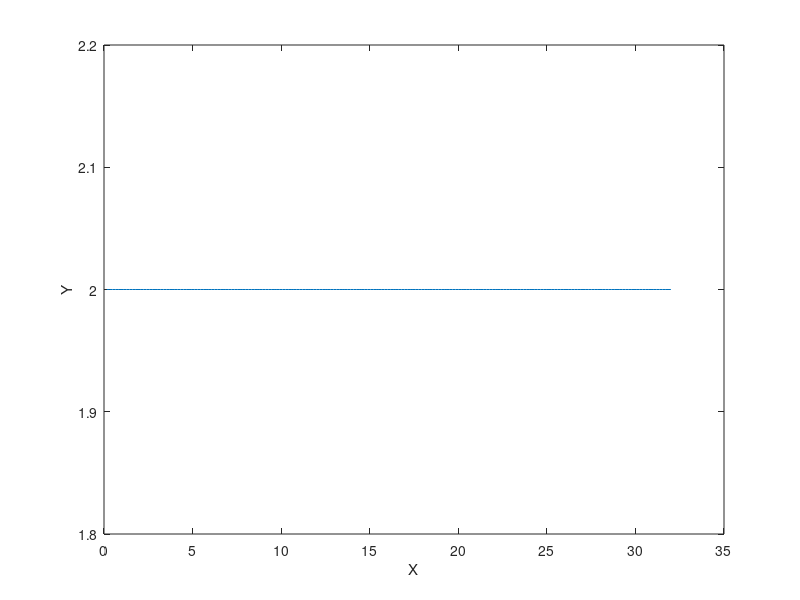

This chart was generated by the following MATLAB code: (Note: this script raises an error after producing the figure.)
clc;close all;clear all;
%%
% In this demo, MPC will follow a desire path.
% Change i to index inside the XXX

%2019.11.25: update vehicle model to veh_predict
%% Generate the reference path
Td=1/50;% sample time

% %Reference Line 1
N=200;% number of the points on the path
% Xout=zeros(2*N,3);
% Tout=zeros(2*N,1);
Xout=zeros(N,3);
Tout=zeros(N,1);

for k=1:1:N
    Xout(k,1)=k*Td*8;
    Xout(k,2)=2;
    Xout(k,3)=0;
    Tout(k,1)=(k-1)*Td;
end

%Reference Line 2
% load I_Line.mat;
% N = length(Spiral_Msg(:,1));
% Xout = [Spiral_Msg(:,1),Spiral_Msg(:,2),Spiral_Msg(:,3)];
% Tout = Td*[0:1:N];

figure(1);
plot(Xout(:,1),Xout(:,2)); hold on;
xlabel('X'); ylabel('Y')
%% Tracking a constant reference trajectory
Nx=3;% Status Number  [X]
Nu =2;% Input Number [U: Vx and Yaw Rate]
Horizon =30;
X0 = [0 -1  -pi/6];% Initial Status
[Nr,Nc] =size(Xout); % Nr is the number of rows of Xout 100*3
% Mobile Robot Parameters
%v_ref = 1; % For circular trajectory
v_last = 1; % v_ref from the trajectory or Spd setting
theta_last = 0; %steering angle

x_real=zeros(Nr,Nc); % all real states
x_error=zeros(Nr,Nc); %all error
u_real=zeros(Nr,2); %all control input
u_error=zeros(Nr,2);
x_real(1,:)=X0; % initial State
x_error(1,:)=x_real(1,:)-Xout(1,:); %initial Error, Real Error
X_error=zeros(Nr,Nx*Horizon); % Error by Prediction
XXX=zeros(Nr,Nx*Horizon); % States by Prediction
q=[0.1 0 0;
      0 0.06 0;
      0 0 0.1];
Q_cell=cell(Horizon,Horizon);

for i=1:1:Horizon
    for j=1:1:Horizon
        if i==j
            Q_cell{i,j}=q;
        else
            Q_cell{i,j}=zeros(Nx,Nx);
        end
    end
end

Q=cell2mat(Q_cell); %60*60 for 3 status in 20 seconds

r = [0.01 0;
       0 0.02];
R_cell=cell(Horizon,Horizon);

for i=1:1:Horizon
    for j=1:1:Horizon
        if i==j
            R_cell{i,j}=r;
        else
            R_cell{i,j}=zeros(Nu,Nu);
        end
    end
end

R=cell2mat(R_cell);
%% MPC Process
%discrete kinematic model
theta_log = [];
v_x = v_last;
v_y =0;
yaw_rate = 0;
for i=1:1:Nr
    psi =x_real(i,3);

    a=[1    0   -v_last*sin(psi)*Td
        0    1     v_last*cos(psi)*Td
        0    0     1];
    
    b=[cos(psi)*Td   0
        sin(psi)*Td    0
        0         Td];
    
    A_cell=cell(Horizon,1);
    B_cell=cell(Horizon,Horizon);
    for j=1:1:Horizon
        A_cell{j,1}=a^j;
        for k=1:1:Horizon
            if k<=j
                B_cell{j,k}=(a^(j-k))*b;
            else
                B_cell{j,k}=zeros(Nx,Nu);
            end
        end
    end
    A=cell2mat(A_cell);
    B=cell2mat(B_cell);
    
    H=2*(B'*Q*B+R);
    f=2*B'*Q*A*x_error(i,:)';
    A_cons=[];
    b_cons=[];
    lb=[-5;-540/180*pi]*Td; %input lower boundary
    ub=[5; 540/180*pi]*Td; %input upper boundary
    
    [U_e,fval(i,1),exitflag(i,1),output(i,1)]=quadprog(H,f,A_cons,b_cons,[],[],lb,ub);% qp solver
    
    X_error(i,:)=(A*x_error(i,:)'+B*U_e)';
    
    %% Find current cloest on the ref path
    [index,dis_nearest,X_clst] =  find_closest(Xout, x_real(i,:));
    %%
    
    for j=1:Horizon
       % XXX(i,1+3*(j-1))=X_error(i,1+3*(j-1))+Xout(min(Nr,index+j),1); %first state
        %XXX(i,2+3*(j-1))=X_error(i,2+3*(j-1))+Xout(min(Nr,index+j),2); %second state
        %XXX(i,3+3*(j-1))=X_error(i,3+3*(j-1))+Xout(min(Nr,index+j),3); %third state
        XXX(i,1+3*(j-1))=X_error(i,1+3*(j-1))+Xout(min(i+j,Nr),1); %first state
        XXX(i,2+3*(j-1))=X_error(i,2+3*(j-1))+Xout(min(i+j,Nr),2); %second state
        XXX(i,3+3*(j-1))=X_error(i,3+3*(j-1))+Xout(min(i+j,Nr),3); %third state 
    end
    
    u_error(i,1)=U_e(1,1);
    u_error(i,2)=U_e(2,1);
    
    X00=x_real(i,:);
    vdx1=v_last+u_error(i,1); % v_last +_2
    theta2=theta_last+u_error(i,2);
    
    theta_log(i) = theta2;
    
    if theta2 ==0
        theta2 = 0.000001;
    end
    
%     XOUT=dsolve('Dx-vdx1*cos(z)=0',...
%                               'Dy-vdx1*sin(z)=0',...
%                               'Dz-theta2=0',...
%                               'x(0)=X00(1)',...
%                               'y(0)=X00(2)',...
%                               'z(0)=X00(3)');
%     t=Td;
%     x_real(i+1,1)=eval(XOUT.x);
%     x_real(i+1,2)=eval(XOUT.y);
%     x_real(i+1,3)=eval(XOUT.z);
    
    horizon  =100;
     [x_log,y_log,psi_log, v_x_log, v_y_log, yaw_rate_log] = veh_predict(theta2 , vdx1, v_y, yaw_rate, X00(1), X00(2), X00(3), horizon);
    x_real(i+1,1)=x_log(1);
    x_real(i+1,2)=y_log(1);
    x_real(i+1,3)=psi_log(1);
    v_x = v_x_log(1);
    v_y = v_y_log(1);
    yaw_rate = yaw_rate_log(1);
    
    
    
    if  abs(x_error(end,2)) >0.1
        preview =0;
    else
        preview =1;
    end
    
    if(i<Nr)
       x_error(i+1,:)=x_real(i+1,:)-Xout(min(Nr,index+preview),:); %preview control the error dynamic, which 
     % x_error(i+1,:)=x_real(i+1,:)-Xout(i,:);  %Error bring in the velocity information 
    end

   if v_last > 10
        v_last = 10;
    else if v_last <0
            v_last =0;
        end
    end
    if theta_last >pi/4 % maximum steering angle
        theta_last = pi/4;
    else if theta_last <-pi/4
        theta_last = -pi/4;
        end
    end
    
    u_real(i,1)=v_last+u_error(i,1);
    v_last = u_real(i,1);
    u_real(i,2)=0+u_error(i,2);
    theta_last = u_real(i,2);    

    figure(1);
    plot(x_real(i,1),x_real(i,2),'ro');
    title('Path Follow Result');
    xlabel('X');
    %axis([-1 8 -3 3]);
    ylabel('Y');
    axis equal;
    hold on;
    for k=1:1:Horizon
        X(i,k+1)=XXX(i,1+3*(k-1));
        Y(i,k+1)=XXX(i,2+3*(k-1));
    end
    X(i,1)=x_real(i,1);
    Y(i,1)=x_real(i,2);
    plot(X(i,:),Y(i,:),'k--')
    hold on;
    
end
% figure(5)
% plot(X(2,:),Y(2,:),'b');
%% Plot
figure(2)
subplot(3,1,1);
plot(Tout(1:Nr),Xout(1:Nr,1),'--','linewidth',2);
hold on;
plot(Tout(1:Nr),x_real(1:Nr,1),'k');
legend('Desired','Real')

ylabel('X')
subplot(3,1,2);
plot(Tout(1:Nr),Xout(1:Nr,2),'--','linewidth',2);
hold on;
plot(Tout(1:Nr),x_real(1:Nr,2),'k');
legend('Desired','Real')

ylabel('Y')
subplot(3,1,3);
plot(Tout(1:Nr),Xout(1:Nr,3),'--','linewidth',2);
hold on;
plot(Tout(1:Nr),x_real(1:Nr,3),'k');
legend('Desired','Real')
hold on;

xlabel('Time[s]')
ylabel('\theta')
 
figure(3)
subplot(2,1,1);
plot(Tout(1:Nr),u_real(1:Nr,1));
ylabel('Vx')
subplot(2,1,2)
plot(Tout(1:Nr),u_real(1:Nr,2));
xlabel('Time[s]');
ylabel('Theta[rad]')

figure(4)
subplot(3,1,1);
plot(Tout(1:Nr),x_error(1:Nr,1),'k');
hold on
title('Overall Error')
%grid on;
ylabel('e(x)');
subplot(3,1,2);
plot(Tout(1:Nr),x_error(1:Nr,2),'k');
%grid on;
ylabel('e(y)');
subplot(3,1,3);
plot(Tout(1:Nr),x_error(1:Nr,3),'k');
%grid on;
xlabel('Time[s]');
ylabel('e(\theta)');

figure(5)
plotyy(Tout(1:Nr),x_error(1:Nr,1),Tout(1:Nr),u_real(1:Nr,1));
legend('error in x-direction','V')